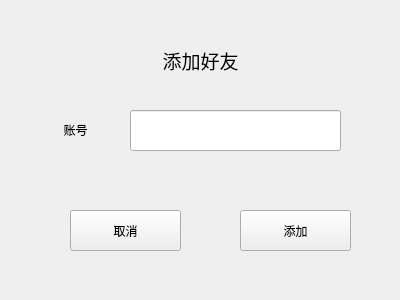
<?xml version="1.0" encoding="UTF-8"?>
<ui version="4.0">
 <class>AddFriend</class>
 <widget class="QWidget" name="AddFriend">
  <property name="geometry">
   <rect>
    <x>0</x>
    <y>0</y>
    <width>400</width>
    <height>300</height>
   </rect>
  </property>
  <property name="windowTitle">
   <string>Form</string>
  </property>
  <widget class="QLabel" name="label">
   <property name="geometry">
    <rect>
     <x>110</x>
     <y>40</y>
     <width>181</width>
     <height>41</height>
    </rect>
   </property>
   <property name="text">
    <string>&lt;html&gt;&lt;head/&gt;&lt;body&gt;&lt;p align=&quot;center&quot;&gt;&lt;span style=&quot; font-size:14pt;&quot;&gt;添加好友&lt;/span&gt;&lt;/p&gt;&lt;/body&gt;&lt;/html&gt;</string>
   </property>
  </widget>
  <widget class="QLabel" name="label_2">
   <property name="geometry">
    <rect>
     <x>30</x>
     <y>110</y>
     <width>91</width>
     <height>41</height>
    </rect>
   </property>
   <property name="text">
    <string>&lt;html&gt;&lt;head/&gt;&lt;body&gt;&lt;p align=&quot;center&quot;&gt;账号&lt;/p&gt;&lt;/body&gt;&lt;/html&gt;</string>
   </property>
  </widget>
  <widget class="QLineEdit" name="userEdit">
   <property name="geometry">
    <rect>
     <x>130</x>
     <y>110</y>
     <width>211</width>
     <height>41</height>
    </rect>
   </property>
  </widget>
  <widget class="QPushButton" name="cancelButton">
   <property name="geometry">
    <rect>
     <x>70</x>
     <y>210</y>
     <width>111</width>
     <height>41</height>
    </rect>
   </property>
   <property name="text">
    <string>取消</string>
   </property>
  </widget>
  <widget class="QPushButton" name="addButton">
   <property name="geometry">
    <rect>
     <x>240</x>
     <y>210</y>
     <width>111</width>
     <height>41</height>
    </rect>
   </property>
   <property name="text">
    <string>添加</string>
   </property>
  </widget>
 </widget>
 <resources/>
 <connections/>
</ui>
